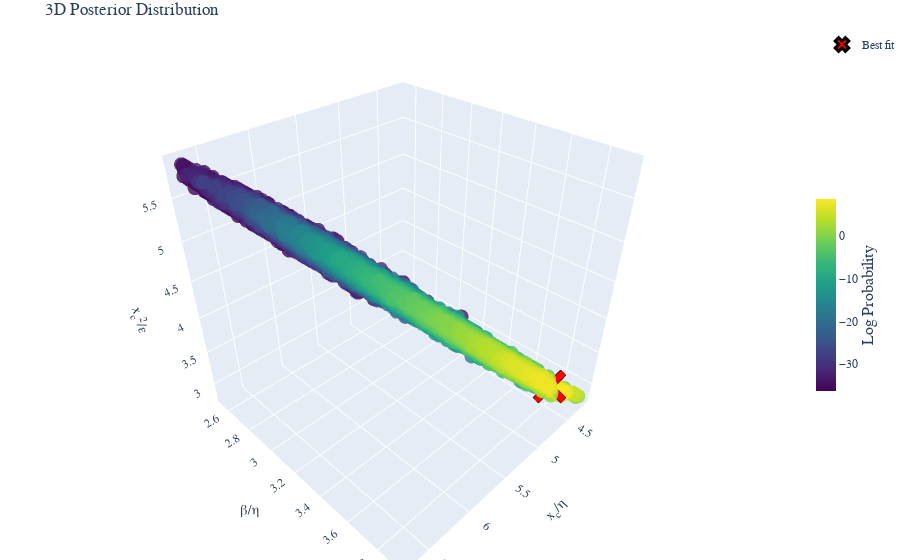

Here is the notebook cell this chart was saved with:
### Code cell
post.bins =None
fig =post.plot_posterior3D_interactive([0,1,2],labels=["$x_c/\\eta$","$\\beta/\\eta$","$x_c^2/\\epsilon$","$x_c$","ExtH"], truths=np.log(best_theta_trans),truth_label="Best fit" )
# Save the figure using matplotlib's savefig instead of plotly's write_image
fig.show()
# Save the figure as HTML
html_file_name=file.replace('_post.csv','_3D')
html_path = os.path.join(base_products_folder, 'html_3d_plots', f'{html_file_name}.html')
# Create directory if it doesn't exist
os.makedirs(os.path.dirname(html_path), exist_ok=True)
fig.write_html(html_path)

### Figure 1 — Plotly figure (JSON) as saved in the notebook; plotly's stock layout.template omitted (floating-point values rounded to 4 significant figures; data arrays with more than 128 entries replaced by an {"elided": "..."} marker saying what was removed)
{"data": [{"marker": {"color": {"elided": "5024 float values"}, "colorbar": {"len": 0.4, "thickness": 20, "title": {"font": {"size": 16}, "side": "right", "text": "Log Probability"}, "x": 1.0, "y": 0.5}, "colorscale": [[0.0, "#440154"], [0.1111, "#482878"], [0.2222, "#3e4989"], [0.3333, "#31688e"], [0.4444, "#26828e"], [0.5556, "#1f9e89"], [0.6667, "#35b779"], [0.7778, "#6ece58"], [0.8889, "#b5de2b"], [1.0, "#fde725"]], "opacity": 0.8, "size": 5}, "mode": "markers", "name": "Posterior", "scene": "scene", "showlegend": false, "type": "scatter3d", "x": {"elided": "5024 float values"}, "y": {"elided": "5024 float values"}, "z": {"elided": "5024 float values"}}, {"marker": {"color": "red", "line": {"color": "black", "width": 3}, "size": 12, "symbol": "x"}, "mode": "markers", "name": "Best fit", "scene": "scene", "showlegend": true, "type": "scatter3d", "x": [4.611], "y": [3.848], "z": [3.179]}], "layout": {"font": {"family": "Computer Modern"}, "margin": {"b": 0, "l": 0, "r": 0, "t": 30}, "scene": {"aspectmode": "cube", "xaxis": {"exponentformat": "e", "showexponent": "all", "title": {"font": {"size": 14}, "text": "x<sub>c</sub>/η"}}, "yaxis": {"exponentformat": "e", "showexponent": "all", "title": {"font": {"size": 14}, "text": "β/η"}}, "zaxis": {"exponentformat": "e", "showexponent": "all", "title": {"font": {"size": 14}, "text": "x<sub>c</sub><sup>2</sup>/ε"}}}, "title": {"text": "3D Posterior Distribution"}}}
